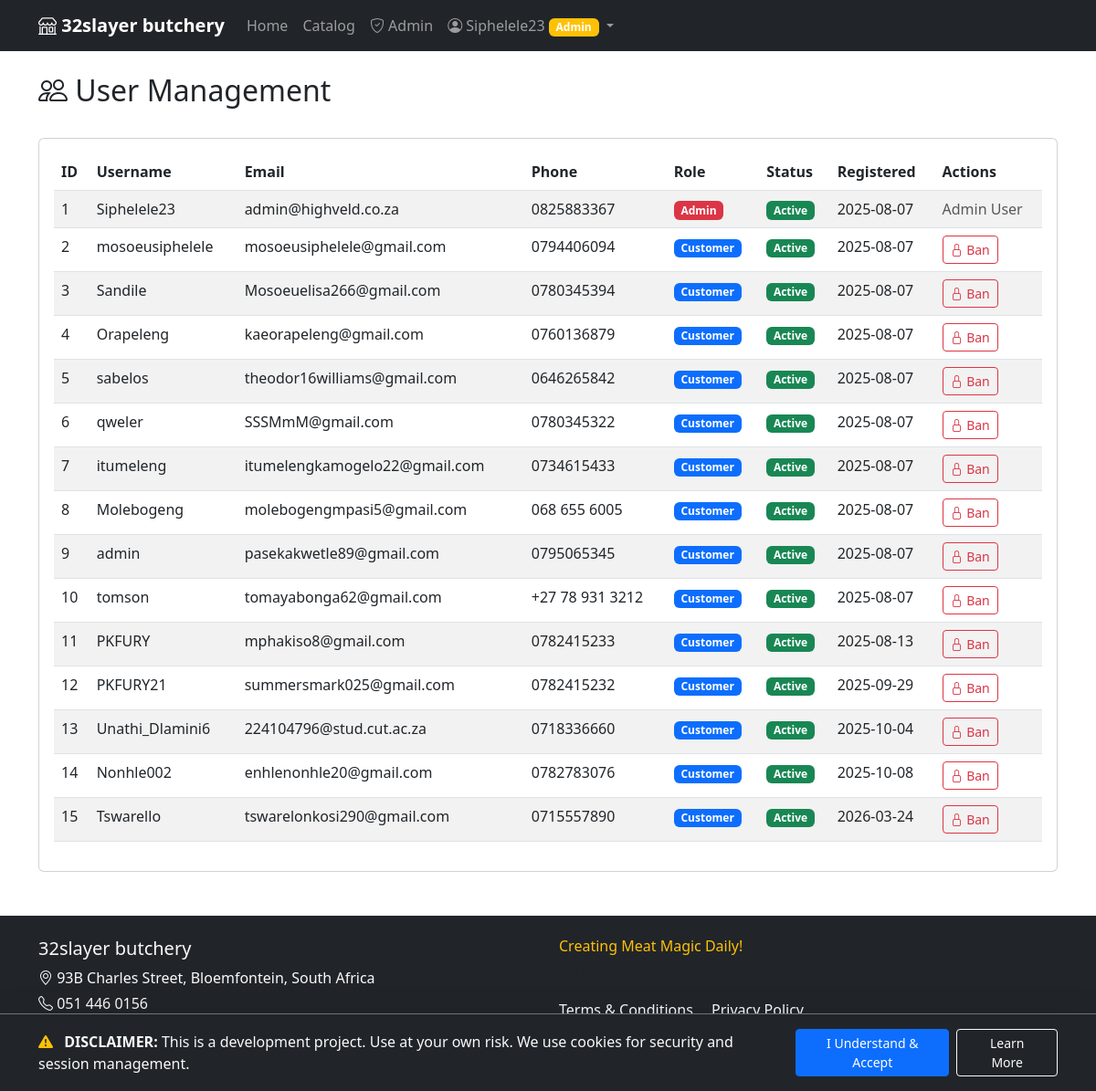
The app's page /admin/users (signed in) with its own data.
### main.py (models this page shows)
class User(UserMixin, db.Model):
    id = db.Column(db.Integer, primary_key=True)
    username = db.Column(db.String(80), unique=True, nullable=False)
    email = db.Column(db.String(120), unique=True, nullable=True)
    phone = db.Column(db.String(20), unique=True, nullable=True)
    password_hash = db.Column(db.String(120), nullable=False)
    is_admin = db.Column(db.Boolean, default=False)
    is_banned = db.Column(db.Boolean, default=False)
    failed_login_attempts = db.Column(db.Integer, default=0)
    locked_until = db.Column(db.DateTime)
    created_at = db.Column(db.DateTime, default=datetime.utcnow)

### main.py (the view)
@app.route('/admin/users')
@login_required
@admin_required
def admin_users():
    users = User.query.all()
    return render_template('admin/users.html', users=users)

### main.py (called while the page is built)
@app.before_request
def check_session_validity():
    if current_user.is_authenticated:
        user = User.query.get(current_user.id)
        if not user or user.is_banned:
            logout_user()
            flash('Your session has expired or your account is no longer active.', 'error')
            return redirect(url_for('login'))
        session.permanent = True
        app.permanent_session_lifetime = timedelta(minutes=30)

@login_manager.user_loader
def load_user(user_id):
    return User.query.get(int(user_id))

def admin_required(f):
    @wraps(f)
    def decorated_function(*args, **kwargs):
        if not current_user.is_authenticated or not current_user.is_admin:
            flash('Admin access required.', 'error')
            return redirect(url_for('index'))
        return f(*args, **kwargs)
    return decorated_function

@app.context_processor
def inject_site_settings():
    settings = SiteSettings.query.first()
    if not settings:
        settings = SiteSettings(background_color='#ffffff')
        db.session.add(settings)
        db.session.commit()
    return dict(site_settings=settings)

### templates/admin/users.html
{% extends "base.html" %}
{% block content %}
<div class="d-flex justify-content-between align-items-center mb-4">
    <h2><i class="bi bi-people"></i> User Management</h2>
</div>
<div class="card">
    <div class="card-body">
        <div class="table-responsive">
            <table class="table table-striped">
                <thead>
                    <tr>
                        <th>ID</th>
                        <th>Username</th>
                        <th>Email</th>
                        <th>Phone</th>
                        <th>Role</th>
                        <th>Status</th>
                        <th>Registered</th>
                        <th>Actions</th>
                    </tr>
                </thead>
                <tbody>
                    {% for user in users %}
                    <tr>
                        <td>{{ user.id }}</td>
                        <td>{{ user.username }}</td>
                        <td>{{ user.email or 'N/A' }}</td>
                        <td>{{ user.phone or 'N/A' }}</td>
                        <td>
                            {% if user.is_admin %}
                                <span class="badge bg-danger">Admin</span>
                            {% else %}
                                <span class="badge bg-primary">Customer</span>
                            {% endif %}
                        </td>
                        <td>
                            {% if user.is_banned %}
                                <span class="badge bg-danger">Banned</span>
                            {% else %}
                                <span class="badge bg-success">Active</span>
                            {% endif %}
                        </td>
                        <td>{{ user.created_at.strftime('%Y-%m-%d') }}</td>
                        <td>
                            {% if not user.is_admin %}
                            <div class="btn-group btn-group-sm">
                                {% if user.is_banned %}
                                <a href="{{ url_for('admin_unban_user', user_id=user.id) }}"
                                   class="btn btn-outline-success">
                                    <i class="bi bi-unlock"></i> Unban
                                </a>
                                {% else %}
                                <a href="{{ url_for('admin_ban_user', user_id=user.id) }}"
                                   class="btn btn-outline-danger"
                                   onclick="return confirm('Are you sure you want to ban this user?')">
                                    <i class="bi bi-lock"></i> Ban
                                </a>
                                {% endif %}
                            </div>
                            {% else %}
                            <span class="text-muted">Admin User</span>
                            {% endif %}
                        </td>
                    </tr>
                    {% endfor %}
                </tbody>
            </table>
        </div>
    </div>
</div>
{% endblock %}

### templates/base.html (shortened to what this page needs)
<!DOCTYPE html>
<html lang="en">
<head>
    <link href="https://cdn.jsdelivr.net/npm/bootstrap@5.3.0/dist/css/bootstrap.min.css" rel="stylesheet">
    <link rel="stylesheet" href="https://cdn.jsdelivr.net/npm/bootstrap-icons@1.7.2/font/bootstrap-icons.css">
</head>
<body style="background-color: {{ site_settings.background_color }};">
    <nav class="navbar navbar-expand-lg navbar-dark bg-dark">
        <div class="container">
            <a class="navbar-brand fw-bold" href="{{ url_for('index') }}">
                <i class="bi bi-shop"></i> 32slayer butchery
            </a>
            <div class="collapse navbar-collapse" id="navbarNav">
                <ul class="navbar-nav me-auto">
                    <li class="nav-item">
                        <a class="nav-link" href="{{ url_for('index') }}">Home</a>
                    </li>
                    <li class="nav-item">
                        <a class="nav-link" href="{{ url_for('catalog') }}">Catalog</a>
                    </li>
                    {% if current_user.is_authenticated %}
                        {% if current_user.is_admin %}
                        <li class="nav-item">
                            <a class="nav-link" href="{{ url_for('admin_dashboard') }}">
                                <i class="bi bi-shield-check"></i> Admin
                            </a>
                        </li>
                        {% endif %}
                        <li class="nav-item dropdown">
                            <a class="nav-link dropdown-toggle" href="#" role="button" data-bs-toggle="dropdown">
                                <i class="bi bi-person-circle"></i> {{ current_user.username }}
                                {% if current_user.is_admin %}
                                    <span class="badge bg-warning">Admin</span>
                                {% endif %}
                            </a>
                        </li>
                    {% endif %}
                </ul>
            </div>
        </div>
    </nav>
    <main class="container mt-4">
        {% block content %}{% endblock %}
    </main>
    <footer class="bg-dark text-light py-4 mt-5">
        <div class="container">
            <div class="row">
                <div class="col-md-6">
                    <h5>32slayer butchery</h5>
                    <p class="mb-1"><i class="bi bi-geo-alt"></i> 93B Charles Street, Bloemfontein, South Africa</p>
                    <p class="mb-1"><i class="bi bi-telephone"></i> 051 446 0156</p>
                    <p class="mb-1"> 082 588 3367</p>
                    <p class="mb-1"> sales@highveld.co.za</p>
                </div>
                <div class="col-md-6">
                    <h6 class="text-warning">Creating Meat Magic Daily!</h6>
                    <p class="text-muted">Your trusted partner for premium quality meats.</p>
                    <div class="mt-3">
                        <a href="{{ url_for('terms_conditions') }}" class="text-light me-3">Terms & Conditions</a>
                        <a href="#" class="text-light">Privacy Policy</a>
                    </div>
                </div>
            </div>
        </div>
    </footer>
    {% if not request.cookies.get('cookies_accepted') %}
    <div id="cookie-banner" class="fixed-bottom bg-dark text-light p-3 shadow-lg border-top border-secondary" style="z-index: 1050;">
        <div class="container d-flex flex-column flex-md-row align-items-center justify-content-between">
            <div class="mb-3 mb-md-0 pe-md-4">
                <p class="mb-0">
                    <i class="bi bi-exclamation-triangle-fill text-warning me-2"></i>
                    <strong>DISCLAIMER:</strong> This is a development project. Use at your own risk. We use cookies for security and session management.
                </p>
            </div>
            <div class="d-flex gap-2">
                <a href="{{ url_for('accept_cookies') }}" class="btn btn-primary btn-sm px-4">I Understand & Accept</a>
                <a href="{{ url_for('terms_conditions') }}" class="btn btn-outline-light btn-sm px-4">Learn More</a>
            </div>
        </div>
    </div>
    {% endif %}
</body>
</html>

### records on screen
User: username "Siphelele23", id "1", email "admin@highveld.co.za", phone "0825883367", is_admin "Admin", is_banned "Active", created_at "2025-08-07"
User: id "2", username "mosoeusiphelele", email "mosoeusiphelele@gmail.com", phone "0794406094", is_admin "Customer", is_banned "Active", created_at "2025-08-07"
User: id "3", username "Sandile", email "Mosoeuelisa266@gmail.com", phone "0780345394", is_admin "Customer", is_banned "Active", created_at "2025-08-07"
User: id "4", username "Orapeleng", email "kaeorapeleng@gmail.com", phone "0760136879", is_admin "Customer", is_banned "Active", created_at "2025-08-07"
User: id "5", username "sabelos", email "theodor16williams@gmail.com", phone "0646265842", is_admin "Customer", is_banned "Active", created_at "2025-08-07"
User: id "6", username "qweler", email "SSSMmM@gmail.com", phone "0780345322", is_admin "Customer", is_banned "Active", created_at "2025-08-07"
User: id "7", username "itumeleng", email "itumelengkamogelo22@gmail.com", phone "0734615433", is_admin "Customer", is_banned "Active", created_at "2025-08-07"
User: id "8", username "Molebogeng", email "molebogengmpasi5@gmail.com", phone "068 655 6005", is_admin "Customer", is_banned "Active", created_at "2025-08-07"
User: id "9", username "admin", email "pasekakwetle89@gmail.com", phone "0795065345", is_admin "Customer", is_banned "Active", created_at "2025-08-07"
User: id "10", username "tomson", email "tomayabonga62@gmail.com", phone "+27 78 931 3212", is_admin "Customer", is_banned "Active", created_at "2025-08-07"
User: id "11", username "PKFURY", email "mphakiso8@gmail.com", phone "0782415233", is_admin "Customer", is_banned "Active", created_at "2025-08-13"
User: id "12", username "PKFURY21", email "summersmark025@gmail.com", phone "0782415232", is_admin "Customer", is_banned "Active", created_at "2025-09-29"
User: id "13", username "Unathi_Dlamini6", email "224104796@stud.cut.ac.za", phone "0718336660", is_admin "Customer", is_banned "Active", created_at "2025-10-04"
User: id "14", username "Nonhle002", email "enhlenonhle20@gmail.com", phone "0782783076", is_admin "Customer", is_banned "Active", created_at "2025-10-08"
User: id "15", username "Tswarello", email "tswarelonkosi290@gmail.com", phone "0715557890", is_admin "Customer", is_banned "Active", created_at "2026-03-24"
